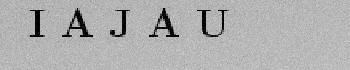
%> input picture assignment3/datasets/home1/im10.jpg, 350 x 70 px
$ octave --eval "result = segment2features(imread('../../../../assignment3/datasets/home1/im10.jpg'));"   (GNU Octave 9; MATLAB toolbox functions it lacks are replaced by stand-ins)
%> lines starting %> are read from the running program, lines starting %| are printed output that depends on the picture
function features = segment2features(I)
% Cut out the part of the image that has only black pixels
% This way, the feature does not depend on which position it has
I = I(any(I,2), any(I,1));
%> I is the input picture: size 70x350 uint8; min 0, max 219, mean 175.3

height = size(I,1);
%> height = 70
width = size(I,2);
%> width = 350
pixels = height*width;
%> pixels = 24500

midHeight = floor(height/2);
%> midHeight = 35
midWidth = floor(width/2);
%> midWidth = 175

topHalf = I(1:midHeight, 1:width);
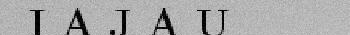
%> topHalf: size 35x350 uint8; min 0, max 219, mean 169.2
bottomHalf = I(midHeight+1:height, 1:width);
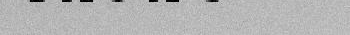
%> bottomHalf: size 35x350 uint8; min 0, max 208, mean 181.4
leftHalf = I(1:height, 1:midWidth);
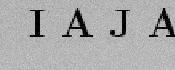
%> leftHalf: size 70x175 uint8; min 0, max 210, mean 170
rightHalf = I(1:height, midWidth+1:width);
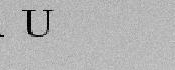
%> rightHalf: size 70x175 uint8; min 0, max 219, mean 180.6

topLeft = I(1:midHeight, 1:midWidth);
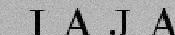
%> topLeft: size 35x175 uint8; min 0, max 210, mean 161.3
topRight = I(1:midHeight, midWidth+1:width);
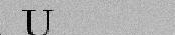
%> topRight: size 35x175 uint8; min 0, max 219, mean 177.2
bottomLeft = I(midHeight+1:height, 1:midWidth);
bottomRight = I(midHeight+1:height, midWidth+1:width);
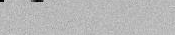
%> bottomRight: size 35x175 uint8; min 0, max 206, mean 184

% Total number of white pixels
% Could also be used to determine capital letters in the future perhabs
feature1 = sum(I(:,1));
%> feature1 = 12577

% Percentage of the pixels that are white
feature2 = sum(sum(I()))/pixels*100;
%> feature2 = 17531

% Percentage of the pixels that are white in the four regions of the image
feature3 = sum(sum(topHalf))/pixels*100;
%> feature3 = 8461.2
feature4 = sum(sum(bottomHalf))/pixels*100;
%> feature4 = 9069.9
feature5 = sum(sum(leftHalf))/pixels*100;
%> feature5 = 8501.5
feature6 = sum(sum(rightHalf))/pixels*100;
%> feature6 = 9029.6

feature7 = sum(sum(topLeft))/pixels*100;
%> feature7 = 4031.8
feature8 = sum(sum(topRight))/pixels*100;
%> feature8 = 4429.3
feature9 = sum(sum(bottomLeft))/pixels*100;
%> feature9 = 4469.6
feature10 = sum(sum(bottomRight))/pixels*100;
%> feature10 = 4600.2

% Sum pixels in rows
feature11 = sum(I(1,:));
%> feature11 = 63009
feature12 = sum(I(:,1));
%> feature12 = 12577
feature13 = sum(I(:,width));
%> feature13 = 13041
feature14 = sum(I(height,:));
%> feature14 = 64864


features = [feature1, feature2, feature3, feature4, feature5, feature6, feature7, feature8, feature9, feature10, feature11, feature12, feature13, feature14]';
%> features = [12577; 17531; 8461.2; 9069.9; 8501.5; 9029.6; 4031.8; 4429.3; 4469.6; 4600.2; 63009; 12577; 13041; 64864]
%> `result = segment2features(imread('../../../../assignment3/datasets/hom..`: result has the same summary as features in segment2features

$ run again, on assignment3/datasets/home1/im102.jpg
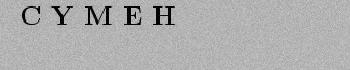
%> input picture assignment3/datasets/home1/im102.jpg, 350 x 70 px
%> in segment2features, I is the input picture: size 70x350 uint8; min 0, max 215, mean 174.4
%> in segment2features, `rightHalf = I(1:height, midWidth+1:width);`:
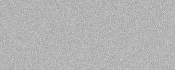
%> rightHalf: size 70x175 uint8; min 154, max 206, mean 179.9
%> in segment2features, `topRight = I(1:midHeight, midWidth+1:width);`:
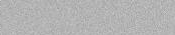
%> topRight: size 35x175 uint8; min 154, max 206, mean 179.6
%> feature1 = 12613
%> feature2 = 17443
%> feature3 = 8436.6
%> feature4 = 9006.4
%> feature5 = 8446.2
%> feature6 = 8996.8
%> feature7 = 3947.5
%> feature8 = 4489.1
%> feature9 = 4498.7
%> feature10 = 4507.7
%> feature11 = 62541
%> feature12 = 12613
%> feature13 = 12624
%> feature14 = 63067
%> features = [12613; 17443; 8436.6; 9006.4; 8446.2; 8996.8; 3947.5; 4489.1; 4498.7; 4507.7; 62541; 12613; 12624; 63067]
%> result has the same summary as features in segment2features

$ run again, on assignment3/datasets/home1/im103.jpg
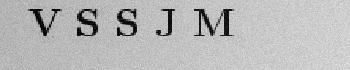
%> input picture assignment3/datasets/home1/im103.jpg, 350 x 70 px
%> in segment2features, I is the input picture: size 70x350 uint8; min 0, max 233, mean 184.3
%> in segment2features, `rightHalf = I(1:height, midWidth+1:width);`:
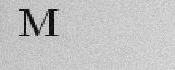
%> rightHalf: size 70x175 uint8; min 0, max 233, mean 195
%> in segment2features, `bottomRight = I(midHeight+1:height, midWidth+1:width);`:
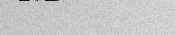
%> bottomRight: size 35x175 uint8; min 4, max 233, mean 200.2
%> feature1 = 12586
%> feature2 = 18433
%> feature3 = 8774.3
%> feature4 = 9658.7
%> feature5 = 8684.7
%> feature6 = 9748.3
%> feature7 = 4031.7
%> feature8 = 4742.6
%> feature9 = 4653
%> feature10 = 5005.7
%> feature11 = 67257
%> feature12 = 12586
%> feature13 = 14472
%> feature14 = 68415
%> features = [12586; 18433; 8774.3; 9658.7; 8684.7; 9748.3; 4031.7; 4742.6; 4653; 5005.7; 67257; 12586; 14472; 68415]
%> result has the same summary as features in segment2features
